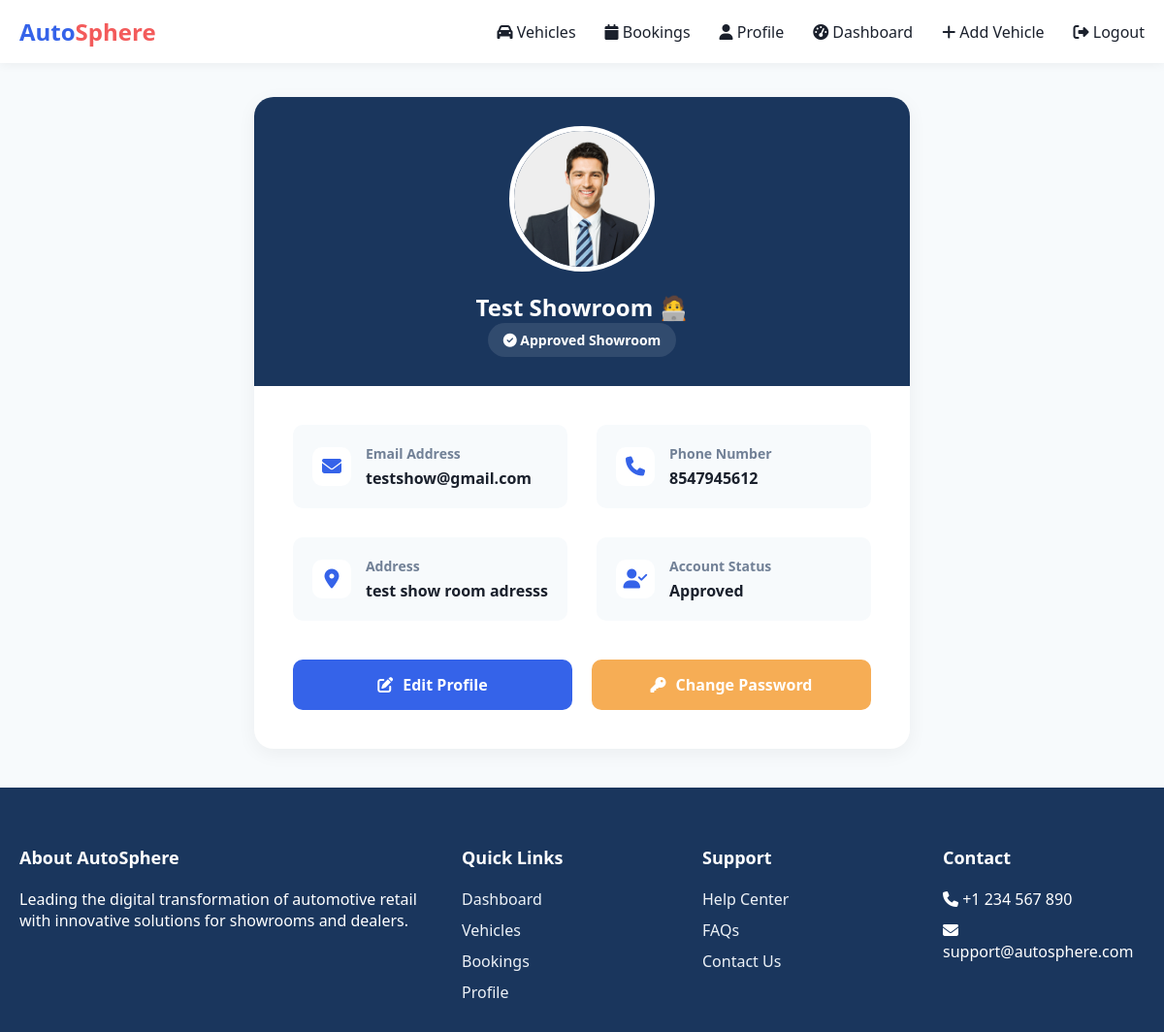
Screenshot of /Showroom/profile/ (signed in) with the database file from the repository.
### Showroom/models.py (models this page shows)
class Showroom(models.Model):
    name = models.CharField(max_length=100)
    email = models.EmailField(unique=True)
    phone = models.CharField(max_length=15, unique=True)
    registered_at = models.DateTimeField(default=now)
    approval_status = models.BooleanField(default=False)
    password = models.CharField(max_length=128)
    id_proof_number = models.CharField(max_length=50, unique=True)
    profile_image_showroom = models.ImageField(upload_to='profile_images_showroom/', null=True, blank=True)
    address = models.TextField()

### Showroom/views.py (the view)
# urls.py: path("profile/", views.showroom_profile, name="showroom_profile"),
def showroom_profile(request):
    showroom_id = request.session.get('sid')
    if not showroom_id:
        return redirect("Showroom:login")
    showroom = get_object_or_404(Showroom, id=showroom_id)
    return render(request, "Showroom/showroom_profile.html", {"showroom": showroom})

### Showroom/templates/Showroom/showroom_profile.html (shortened to what this page needs)
<!DOCTYPE html>
<html lang="en">
<head>
    <link rel="stylesheet" href="https://cdnjs.cloudflare.com/ajax/libs/font-awesome/6.4.0/css/all.min.css">
</head>
<body>
    <nav class="navbar">
        <div class="nav-container">
            <div class="logo">
                <span style="color: #3563E9;">Auto</span><span style="color: #f35b5b;">Sphere</span>
            </div>
            <div class="nav-links">
                <a href="{% url 'Showroom:showroom_vehicles' %}" class="nav-link">
                    <i class="fas fa-car"></i> Vehicles
                </a>
                <a href="{% url 'Showroom:showroom_bookings' %}" class="nav-link">
                    <i class="fas fa-calendar"></i> Bookings
                </a>
                <a href="{% url 'Showroom:showroom_profile' %}" class="nav-link">
                    <i class="fas fa-user"></i> Profile
                </a>
                <a href="{% url 'Showroom:showroom_dashboard' %}" class="nav-link">
                    <i class="fas fa-tachometer-alt"></i> Dashboard
                </a>
                <a href="{% url 'Showroom:add_vehicle' %}" class="nav-link">
                    <i class="fas fa-plus"></i> Add Vehicle
                </a>
                <a href="{% url 'Customer:index' %}" class="nav-link logout">
                    <i class="fas fa-sign-out-alt"></i> Logout
                </a>
            </div>
        </div>
    </nav>
    <div class="profile-container">
        <div class="profile-card">
            <div class="profile-header">
                <div class="profile-avatar">
                    {% if showroom.profile_image_showroom %}
                        <img src="{{ showroom.profile_image_showroom.url }}" alt="Profile Image">
                    {% else %}
                        <img src="https://via.placeholder.com/200" alt="Default Profile">
                    {% endif %}
                </div>
                <h2>{{ showroom.name }}</h2>
                <span class="profile-status">
                    {% if showroom.approval_status %}
                        <i class="fas fa-check-circle"></i> Approved Showroom
                    {% else %}
                        <i class="fas fa-clock"></i> Approval Pending
                    {% endif %}
                </span>
            </div>
            <div class="profile-content">
                <div class="info-grid">
                    <div class="info-item">
                        <div class="info-icon">
                            <i class="fas fa-envelope"></i>
                        </div>
                        <div class="info-content">
                            <h4>Email Address</h4>
                            <p>{{ showroom.email }}</p>
                        </div>
                    </div>
                    <div class="info-item">
                        <div class="info-icon">
                            <i class="fas fa-phone"></i>
                        </div>
                        <div class="info-content">
                            <h4>Phone Number</h4>
                            <p>{{ showroom.phone }}</p>
                        </div>
                    </div>
                    <div class="info-item">
                        <div class="info-icon">
                            <i class="fas fa-map-marker-alt"></i>
                        </div>
                        <div class="info-content">
                            <h4>Address</h4>
                            <p>{{ showroom.address }}</p>
                        </div>
                    </div>
                    <div class="info-item">
                        <div class="info-icon">
                            <i class="fas fa-user-check"></i>
                        </div>
                        <div class="info-content">
                            <h4>Account Status</h4>
                            <p>{{ showroom.approval_status|yesno:"Approved,Pending" }}</p>
                        </div>
                    </div>
                </div>
                <div class="profile-actions">
                    <a href="{% url 'Showroom:edit_showroom_profile' %}" class="btn btn-primary">
                        <i class="fas fa-edit"></i>
                        Edit Profile
                    </a>
                    <a href="{% url 'Showroom:change_showroom_password' %}" class="btn btn-warning">
                        <i class="fas fa-key"></i>
                        Change Password
                    </a>
                </div>
            </div>
        </div>
    </div>
    <footer class="footer">
        <div class="footer-grid">
            <div class="footer-col">
                <h3>About AutoSphere</h3>
                <p>Leading the digital transformation of automotive retail with innovative solutions for showrooms and dealers.</p>
            </div>
            <div class="footer-col">
                <h3>Quick Links</h3>
                <ul class="footer-links">
                    <li><a href="#">Dashboard</a></li>
                    <li><a href="#">Vehicles</a></li>
                    <li><a href="#">Bookings</a></li>
                    <li><a href="#">Profile</a></li>
                </ul>
            </div>
            <div class="footer-col">
                <h3>Support</h3>
                <ul class="footer-links">
                    <li><a href="#">Help Center</a></li>
                    <li><a href="#">FAQs</a></li>
                    <li><a href="#">Contact Us</a></li>
                </ul>
            </div>
            <div class="footer-col">
                <h3>Contact</h3>
                <ul class="footer-links">
                    <li><i class="fas fa-phone"></i> +1 234 567 890</li>
                    <li><i class="fas fa-envelope"></i> support@autosphere.com</li>
                </ul>
            </div>
        </div>
    </footer>
</body>
</html>

### Showroom/templates/Showroom/showroom_profile.html (style rules this page uses)
:root { --primary: #3563E9; --secondary: #1A365D; --accent: #FF4C30; --light: #F7FAFC; --dark: #1A202C; --gray: #718096; --light-gray: #EDF2F7; --success: #48BB78; --error: #F56565; --warning: #F6AD55; }
* { margin: 0; padding: 0; box-sizing: border-box; font-family: 'Segoe UI', sans-serif; }
body { background: var(--light); min-height: 100vh; display: flex; flex-direction: column; }
.navbar { background: white; padding: 1rem 0; box-shadow: 0 2px 10px rgba(0, 0, 0, 0.05); position: fixed; width: 100%; top: 0; z-index: 1000; }
.nav-container { max-width: 1200px; margin: 0 auto; padding: 0 20px; display: flex; justify-content: space-between; align-items: center; }
.logo { font-size: 24px; font-weight: bold; color: var(--primary); text-decoration: none; }
.nav-links { display: flex; gap: 30px; align-items: center; }
.nav-link { text-decoration: none; color: var(--dark); font-weight: 500; transition: color 0.3s; }
.profile-container { max-width: 1000px; margin: 100px auto 40px; padding: 0 20px; flex-grow: 1; }
.profile-card { background: white; border-radius: 20px; overflow: hidden; box-shadow: 0 5px 20px rgba(0, 0, 0, 0.05); }
.profile-header { background: var(--secondary); color: white; padding: 30px; text-align: center; }
.profile-avatar { width: 150px; height: 150px; border-radius: 50%; border: 5px solid white; margin: 0 auto 20px; overflow: hidden; position: relative; }
.profile-avatar img { width: 100%; height: 100%; object-fit: cover; }
.profile-status { display: inline-block; padding: 8px 16px; border-radius: 20px; font-size: 14px; font-weight: 600; background: rgba(255, 255, 255, 0.1); }
.profile-content { padding: 40px; }
.info-grid { display: grid; grid-template-columns: repeat(2, 1fr); gap: 30px; }
.info-item { display: flex; align-items: center; gap: 15px; padding: 20px; background: var(--light); border-radius: 10px; transition: transform 0.3s; }
.info-icon { width: 40px; height: 40px; background: white; border-radius: 10px; display: flex; align-items: center; justify-content: center; color: var(--primary); font-size: 20px; }
.info-content h4 { color: var(--gray); font-size: 14px; margin-bottom: 5px; }
.info-content p { color: var(--dark); font-weight: 600; margin: 0; }
.profile-actions { display: grid; grid-template-columns: repeat(2, 1fr); gap: 20px; margin-top: 40px; }
.btn { padding: 15px 30px; border-radius: 10px; font-size: 16px; font-weight: 600; text-decoration: none; transition: all 0.3s; display: flex; align-items: center; justify-content: center; gap: 10px; }
.btn-primary { background: var(--primary); color: white; }
.btn-warning { background: var(--warning); color: white; }
.footer { background: var(--secondary); color: white; padding: 60px 0 20px; margin-top: auto; }
.footer-grid { max-width: 1200px; margin: 0 auto; padding: 0 20px; display: grid; grid-template-columns: 2fr 1fr 1fr 1fr; gap: 40px; }
.footer-col h3 { font-size: 18px; margin-bottom: 20px; }
.footer-links { list-style: none; }
.footer-links li { margin-bottom: 10px; }
.footer-links a { color: var(--light-gray); text-decoration: none; transition: color 0.3s; }

### rows the page displays
Showroom: profile_image_showroom (picture), name "Test Showroom 🧑‍💻", email "testshow@gmail.com", phone "8547945612", address "test show room adresss", approval_status "Approved"
